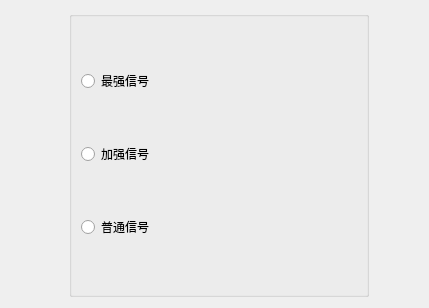
<?xml version="1.0" encoding="UTF-8"?>
<ui version="4.0">
 <class>Dialog_RFIDSignalSetting</class>
 <widget class="QWidget" name="Dialog_RFIDSignalSetting">
  <property name="geometry">
   <rect>
    <x>0</x>
    <y>0</y>
    <width>429</width>
    <height>308</height>
   </rect>
  </property>
  <property name="windowTitle">
   <string>Form</string>
  </property>
  <layout class="QHBoxLayout" name="horizontalLayout">
   <item>
    <spacer name="horizontalSpacer">
     <property name="orientation">
      <enum>Qt::Horizontal</enum>
     </property>
     <property name="sizeType">
      <enum>QSizePolicy::Maximum</enum>
     </property>
     <property name="sizeHint" stdset="0">
      <size>
       <width>70</width>
       <height>20</height>
      </size>
     </property>
    </spacer>
   </item>
   <item>
    <widget class="QGroupBox" name="signal_group">
     <property name="minimumSize">
      <size>
       <width>300</width>
       <height>0</height>
      </size>
     </property>
     <property name="maximumSize">
      <size>
       <width>300</width>
       <height>16777215</height>
      </size>
     </property>
     <property name="title">
      <string/>
     </property>
     <layout class="QVBoxLayout" name="verticalLayout_2">
      <item>
       <widget class="QRadioButton" name="signal_strongest">
        <property name="text">
         <string>最强信号</string>
        </property>
       </widget>
      </item>
      <item>
       <widget class="QRadioButton" name="signal_enhanced">
        <property name="text">
         <string>加强信号</string>
        </property>
       </widget>
      </item>
      <item>
       <widget class="QRadioButton" name="signal_normal">
        <property name="text">
         <string>普通信号</string>
        </property>
       </widget>
      </item>
     </layout>
    </widget>
   </item>
   <item>
    <spacer name="horizontalSpacer_2">
     <property name="orientation">
      <enum>Qt::Horizontal</enum>
     </property>
     <property name="sizeType">
      <enum>QSizePolicy::Maximum</enum>
     </property>
     <property name="sizeHint" stdset="0">
      <size>
       <width>60</width>
       <height>20</height>
      </size>
     </property>
    </spacer>
   </item>
  </layout>
 </widget>
 <resources/>
 <connections/>
</ui>
